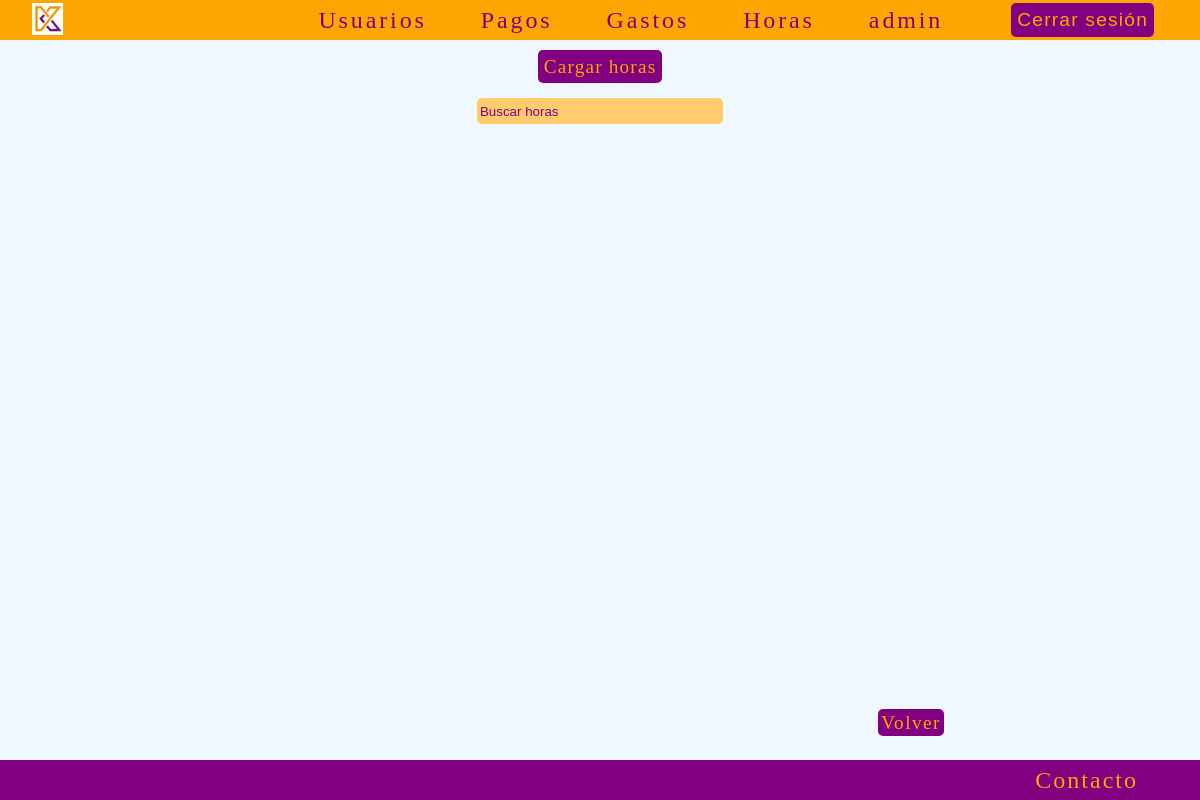
The page /horas/list/ (signed in) on the database as committed earlier.
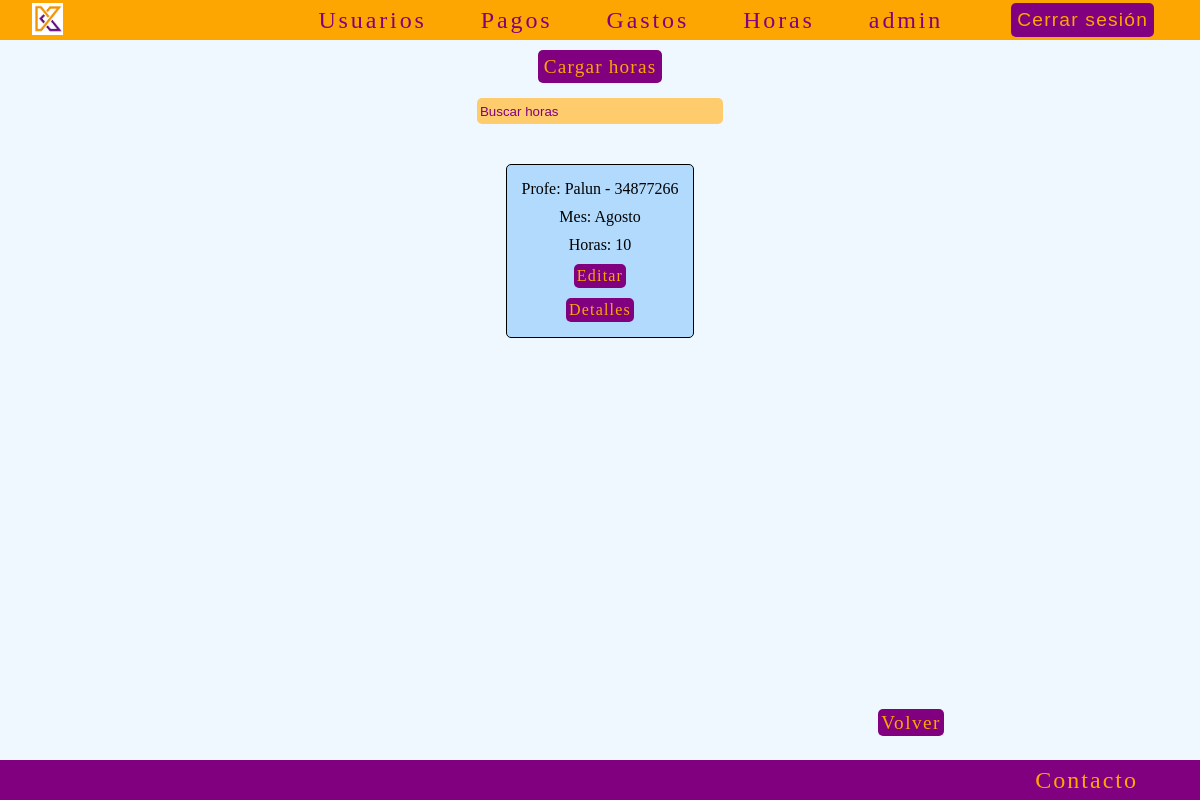
The same page on the database as committed later.
### horas/models.py (models this page shows, shortened)
class Horas(models.Model):
    class Mes(models.TextChoices):
        ENERO = 'Enero', 'Enero'
        FEBRERO = 'Febrero', 'Febrero'
        MARZO = 'Marzo', 'Marzo'
        ABRIL = 'Abril', 'Abril'
        MAYO = 'Mayo', 'Mayo'
        JUNIO = 'Junio', 'Junio'
        JULIO = 'Julio', 'Julio'
        AGOSTO = 'Agosto', 'Agosto'
        SEPTIEMBRE = 'Septiembre', 'Septiembre'
        OCTUBRE = 'Octubre', 'Octubre'
        NOVIEMBRE = 'Noviembre', 'Noviembre'
        DICIEMBRE = 'Diciembre', 'Diciembre'
    usuario = models.ForeignKey(Usuarios, on_delete=models.DO_NOTHING)
    mes = models.CharField(max_length=10, choices=Mes.choices)
    horas = models.IntegerField()
    dia = models.ManyToManyField(Dias)
    class Meta:
        verbose_name = 'Horas'
        verbose_name_plural = 'Horas'

### usuarios/models.py (models this page shows, shortened)
class Usuarios(models.Model):
    user = models.OneToOneField(User, on_delete=models.CASCADE)
    dni = models.CharField(max_length=8, unique=True)
    fecha_nacimiento = models.DateField()
    telefono = models.CharField(max_length=15)
    domicilio = models.CharField(max_length=150)
    instagram = models.CharField(max_length=150, null=True, blank=True)
    foto = models.ImageField(upload_to='fotos', null=True, blank=True)
    def __str__(self):
        return f'{self.user.username} - {self.dni}'
    class Meta:
        verbose_name = 'usuario'
        verbose_name_plural = 'usuarios'

### horas/views.py (the view, shortened to what this page needs)
# urls.py: path('list/', HorasList.as_view(), name='horas_list'),
class HorasList(LoginRequiredMixin, ListView):
    model = Horas
    context_object_name = 'horas'
    def get_queryset(self):
        queryset = Horas.objects.all()
        busqueda = self.request.GET.get("busqueda")
        return queryset

### horas/templates/horas/horas_list.html (shortened to what this page needs)
{% extends 'core/base.html' %}
{% block content %}
    <main class="contenedor_principal">
        <div>
            <a href="{% url 'horas:horas_create' %}" class="link">Cargar horas</a>
        </div>
        <div class="busqueda-container">
            <form action="{% url 'horas:horas_list' %}" method="get">
                <input type="text" name="busqueda" placeholder="Buscar horas">
            </form>
        </div>
        <div class="card-horas-container">
            {% for object in object_list %}
                <div class="card-horas">
                    <p>Profe: {{ object.usuario }}</p>
                    <p>Mes: {{ object.mes }}</p>
                    <p>Horas: {{ object.horas }}</p>
                    <a href="{% url 'horas:horas_update' object.id %}" class="crud">Editar</a>
                    <a href="{% url 'horas:horas_detail' object.id %}" class="crud">Detalles</a>
                </div>
            {% endfor %}
        </div>
        <div class="volver-container">
            <a href="{% url 'horas:index' %}" class="volver">Volver</a>
        </div>
    </main>
{% endblock content %}

Rows that differ between the two databases and show on the page:
added Horas: usuario "Palun - 34877266", mes "Agosto", horas "10"
